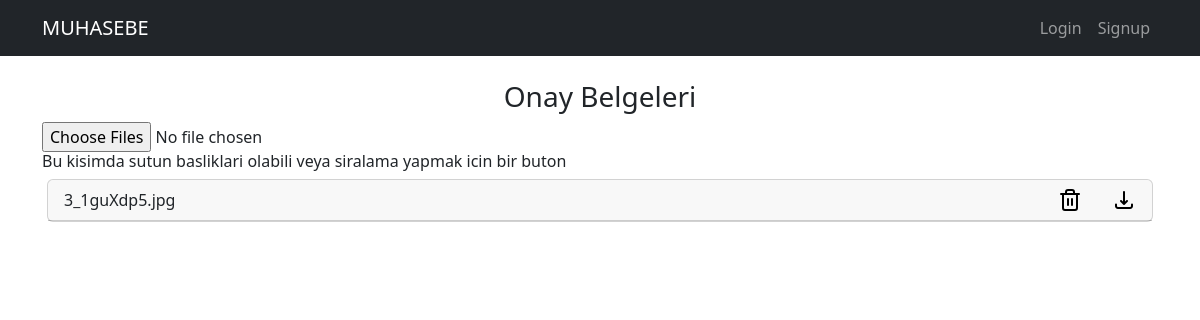
The page /onay_list/ on the database as committed earlier.
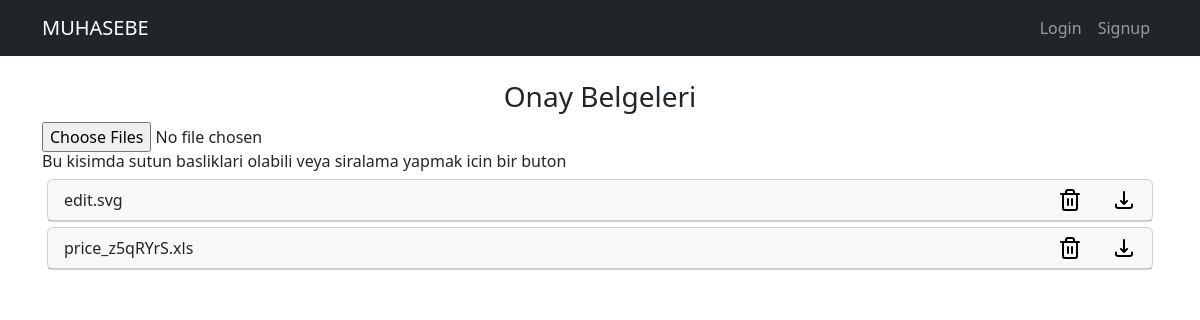
The same page on the database as committed later.
### muhapp/models.py (models this page shows, shortened)
class OnayUploadedModel(models.Model):
    file = models.FileField(upload_to='')
    uploaded_at = models.DateTimeField(auto_now_add=True)

### muhapp/views.py (the view)
# urls.py: path('onay_list/', views.onay_list_view, name='onay_list'),
def onay_list_view(request):
    files = models.OnayUploadedModel.objects.all()  # models.py'deki modele göre
    return render(request, 'muhapp/onaylar.html', {'files': files})

### muhapp/templates/muhapp/onaylar.html (shortened to what this page needs)
{% extends "base.html" %}
{% load static %}
{%block content%}
<div class="container">
  <div style="text-align:center;"><h3>Onay Belgeleri</h3></div>
  <form action="/onay_upload/" method="POST" class="dropzone" id="my-awesome-dropzone">
    <div class="fallback">
      <input name="file" type="file" multiple>
    </div>
  <h6>Bu kisimda sutun basliklari olabili veya siralama yapmak icin bir buton</h6>
    {% for file in files %}
    <div class="card" style="margin: 5px;">
      <div class="card-header" style="display: flex; justify-content: space-between;">
        <div class="" style="width: 90%; "><span class="dosya-label">{{ file.file.name }}</span></div>
        <div class="" >
          <a href="{% url 'muhapp:onay_delete' file.id %}" class="delete-link">
            <img  src="{% static 'muhapp/images/trash.svg' %}" alt="Sil" style="width: 24px;  ">
          </a></div>
        <div class="">
          <a href="{% url 'muhapp:onay_download' file_id=file.id %}">
            <img  src="{% static 'muhapp/images/download.png' %}" alt="İndir" style="width: 24px;">
          </a></div>
      </div>
    </div>
    {% endfor %}
</form>
</div>
{%endblock%}

Rows that differ between the two databases and show on the page:
removed OnayUploadedModel: file.name "3_1guXdp5.jpg"
added OnayUploadedModel: file.name "edit.svg"
added OnayUploadedModel: file.name "price_z5qRYrS.xls"
